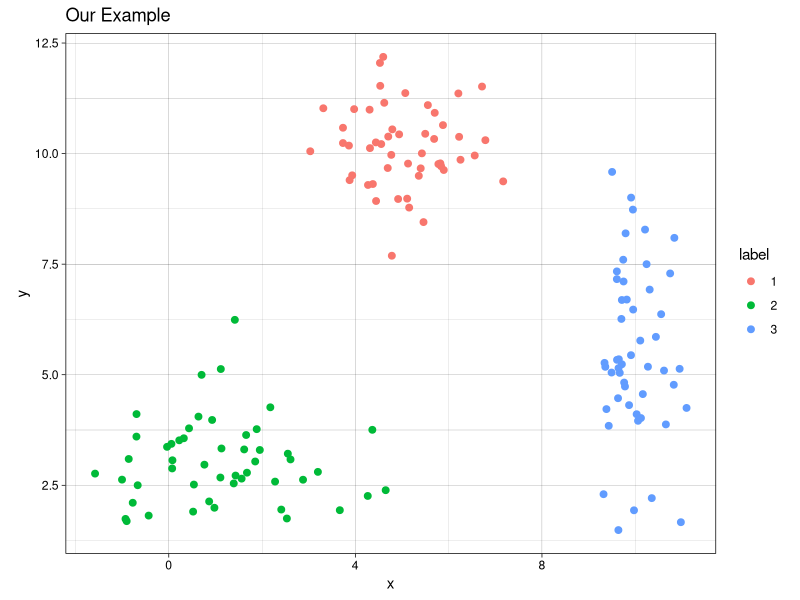
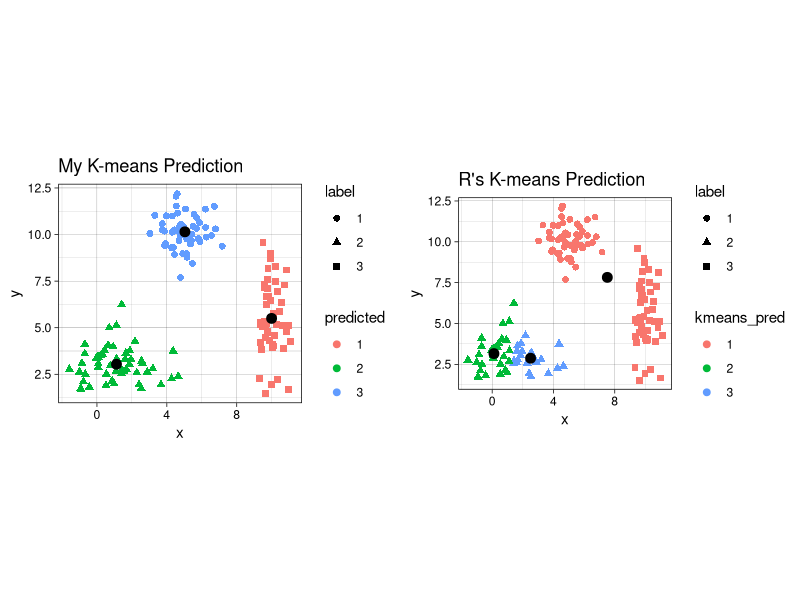
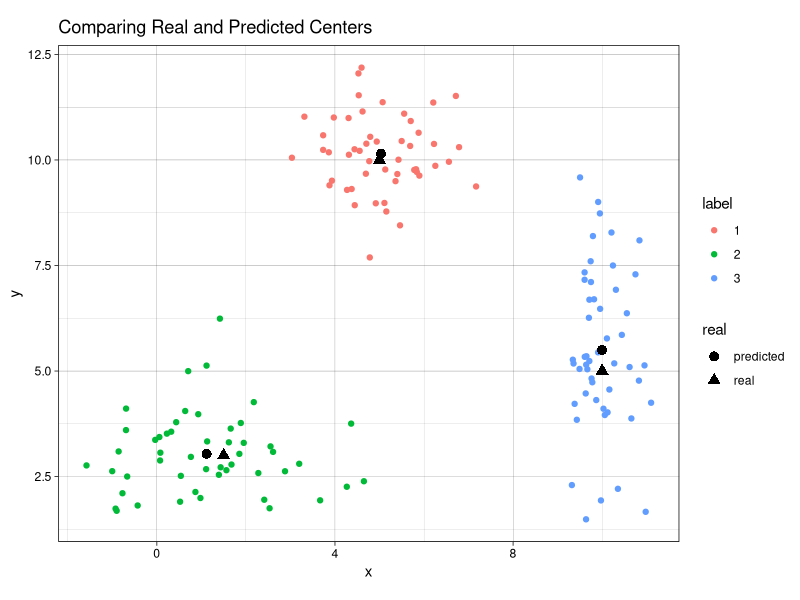
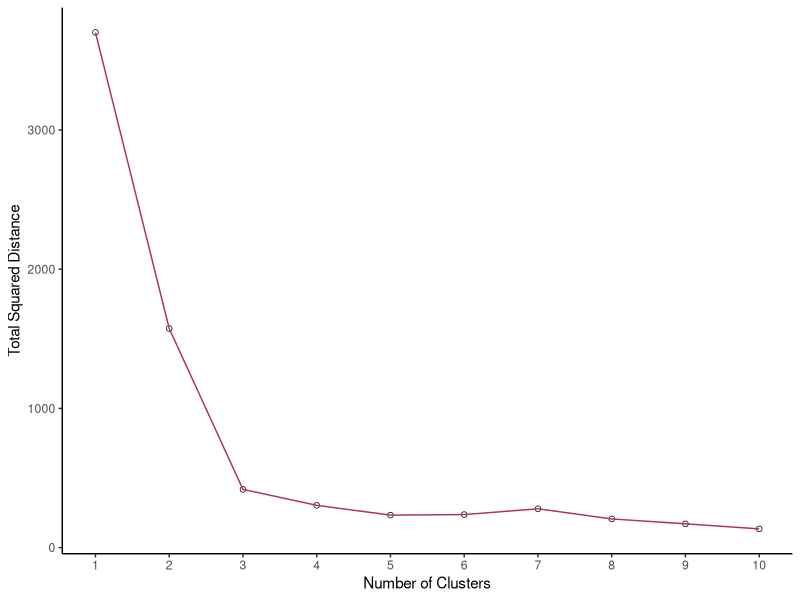

These figures' R source, in order:
## ---- chunk 1
knitr::opts_chunk$set(
  fig.path = "images/"
)
## ---- chunk 2
# first create individual clusters with different distribution parameters
set.seed(123) # setting a seed for reproducibility

x1 <- rnorm(50, mean = 5, sd = 1)
y1 <- rnorm(50, mean = 10, sd = 1)
df1 <- data.frame(x = x1, y = y1, label = 1)

x2 <- rnorm(50, mean = 1.5, sd = 1.5)
y2 <- rnorm(50, mean = 3, sd = 1)
df2 <- data.frame(x = x2, y = y2, label = 2)

x3 <- rnorm(50, mean = 10, sd = 0.5)
y3 <- rnorm(50, mean = 5, sd = 2)
df3 <- data.frame(x = x3, y = y3, label = 3)

combined <- rbind(df1, df2, df3)
combined$label <- as.factor(combined$label) # label must be converted into a factor since it will be interpreted as a continuous variable, which it is not.
## ---- chunk 3
library(ggplot2)
th <- theme_linedraw() # setting the theme for the plots
tiff('./images/plot1.tiff', units="in", width=5, height=3, res=300)

ggplot(combined, aes(x= x, y = y)) +
  geom_point(aes(color=label), size = 2) +
  labs(title = "Our Example") + 
  th + theme(aspect.ratio = 0.8) 

garb <- dev.off()
## ---- chunk 4
my_kmeans <- function(df, n_clusters){ # the function will take a dataframe and num clusters as input
  # first, get the range of possible values to initiate random centers
  
  Z_hist <- data.frame()          # create history of Z and centers to see progress of iterations
  C_hist <- data.frame()
  
  Z <- rep(-1, nrow(df))     # Z are our indicator variable, we need to set placeholders for these variables that are different values. values don't matter as long as they are different from each other
 
   Z_new <- rep(0, nrow(df))  # these variables will tell the algorithm when to stop iterations
  
  centers <- array(0, dim = c(n_clusters, ncol(df)) ) # create a placeholder for centers array
  # now we can initialize random centers

  min <- min(df[,1])
  max <- max(df[,2])  
  for(row in seq(1, n_clusters)){
    for(col in seq(1, dim(centers)[2] ))
      centers[row, col] <- runif(1, min, max)
  }
  
  # now that we have the centers, we need to find differences between each point from each cluster
  # we will create a distance matrix
  
  Dist <- array(0, dim = c(nrow(df), n_clusters ) )
  
  iteration = 0 # keep track of iterations
  while(sum(Z-Z_new) !=0 ){ # keep iterating until Z and Z_new are equal
    
    Z_add <- data.frame(Z = Z_new, iteration = iteration)
    C_add <- data.frame(centers, iteration = iteration)
    
    Z_hist <- rbind(Z_hist, Z_add) # appending new iterations to keep track of the history
    C_hist <- rbind(C_hist, C_add)
    
    Z <- Z_new
    for(center in seq(1, nrow(centers))){
      distance <- apply(df, 1, function(x) sum((x - centers[center, ])^2) ) # compute euclidian distance 
      for(x in seq(1, length(distance))){
        Dist[x, center] <- distance[x] # filling in distance matrix with euclidian distances
      }
    }
    
    Z_new <- max.col(-Dist) # note that max.col function finds the column that has the maximum value.
                            # since we want to find the minimum distance, we invert by distance matrix
                            # by multiplying the whole matrix by -1. 
    
    # next, we need to move the centers since the center values for each cluster has changed
    
    for(center in seq(1, n_clusters)){
      for(var in seq(1, ncol(centers) )){
        if(sum(Z_new==center) ==0 ) centers[center, var] = centers[center, var]
        else centers[center, var] <- mean(df[Z_new == center, var])
      }
    }

    iteration = iteration + 1
  }
  # cat('Took', iteration - 1, 'iterations to converge!')
  Z_hist$prediction <- as.factor(Z_hist$Z)
  Z_new <- as.factor(Z_new)
  output <- list(Z_new, centers, Z_hist, C_hist)
  return(output)
}

## ---- chunk 5
library(gganimate)

no_labs = combined[,1:2]

prediction <- my_kmeans(no_labs, 3)
Z_hist <- cbind(combined, prediction[[3]])
c_hist <- prediction[[4]]

g <- ggplot(Z_hist, aes(x = x, y = y)) +
  geom_point(aes(color = prediction, shape = label), size = 1) +
  geom_point(data = c_hist, aes(x = X1, y = X2), size = 2) +
  labs(title = 'Iteration: {frame_time}') +
  th + theme(text = element_text(size = 5)) +
  transition_time(iteration) 

animate(g, nframes=  length(unique(Z_hist$iteration)), fps = 1,
        width = 1000, height=800, res = 300)
## ---- chunk 6
combined$predicted <- as.factor(prediction[[1]]) # remeber to convert the integer values to  factors
centers <- prediction[[2]]

kmeans <- kmeans(no_labs, 3)

combined$kmeans_pred <- as.factor(kmeans$cluster)

g1 <- ggplot(combined, aes(x = x, y = y)) + 
  geom_point(aes(color = predicted, shape = label), size = 2) +
  geom_point(data = data.frame(centers), aes(X1, X2), size = 3) +
  labs(title = 'My K-means Prediction') +
  th + theme(aspect.ratio = 0.9)

g2 <- ggplot(combined, aes(x=x , y = y)) +
  geom_point(aes(color = kmeans_pred, shape = label), size = 2) +
  geom_point(data = data.frame(data.frame(kmeans$centers)), aes(x, y), size = 3) +
  labs(title = "R's K-means Prediction") +
  th + theme(aspect.ratio = 0.9)

library(gridExtra) # import library to display graphs in a grid

tiff('./images/plot2.tiff', units="in", width=10, height=5, res=600)

grid.arrange(g1, g2, nrow=1, respect=TRUE)

garb <- dev.off()
## ---- chunk 7
predicted_centers <- tail(c_hist, 3)[,-3] # k-means predicted centers
predicted_centers$real <- 'predicted'

real_centers <- matrix(c(5,10,1.5,3,10,5), byrow = TRUE, ncol=2) # generated data from these centers
real_centers <- data.frame(real_centers)
real_centers$real <- 'real'

both_centers <- rbind(predicted_centers, real_centers)

tiff('./images/plot3.tiff', units="in", width=5, height=3, res=300)
 
ggplot(combined, aes(x = x, y = y)) +
  geom_point(aes(color = label)) +
  geom_point(data = both_centers, aes(x= X1,y= X2, shape = real), size = 3) +
  labs(title = 'Comparing Real and Predicted Centers') +
  th + theme(aspect.ratio = 0.8)

garb <- dev.off()
## ---- chunk 8
# first create function to determine total distance from clusters
# pass in the data (raw data), the predicted labels from k means, and the centers
find_distances <- function(data, predicted_labs, centers){
  # first prepare dataframes for computations
  merged <- cbind(data, center = predicted_labs) # combining the raw data with the predicted labs
  # center_lab <- data.frame(centers, center = 1:nrow(centers))
  #merged2 <- merge(merged1, center_lab)
  tot_sq_dist <- 0 # initialize total square distacnce
  
  for(cen in 1:nrow(centers)){
    cluster_points <- merged[merged$center==cen,  colnames(merged) != 'center']
    if(nrow(cluster_points)!=0){
      expand_centers <- matrix(rep(centers[cen,], nrow(cluster_points)), ncol = 2, byrow=TRUE)
      sq_dist <- sum((cluster_points - expand_centers)^2)
      tot_sq_dist <- tot_sq_dist + sq_dist
    }
  }
  return(tot_sq_dist)  
}

km <- my_kmeans(no_labs, 4)
predicted_labs <- km[[1]]
centers <- km[[2]]
find_distances(no_labs, predicted_labs, centers)
## ---- chunk 9
lab_hist <- data.frame() # initialize histories
cen_hist <- data.frame()
dist_hist <- data.frame()

num_clusters <- 10
for(clusters in 1:num_clusters){
  km <- my_kmeans(no_labs, n_clusters = clusters)
  
  new_df <- no_labs
  new_df$pred <- km[[1]]
  new_df$num_clusters <- clusters
  
  centers <- data.frame(km[[2]])
  centers$num_clusters <- clusters
  
  lab_hist <- rbind(lab_hist, new_df)
  cen_hist <- rbind(cen_hist, centers)
  
  sq_dist <- find_distances(no_labs, new_df$pred,
                                    as.matrix(centers[,colnames(centers) != 'num_clusters']))
  sq_dist_df <- data.frame(sq_dist, num_clusters = clusters)
  dist_hist <- rbind(dist_hist, sq_dist_df)
}

tiff('./images/scree.tiff', units="px", width=1000, height=800, res=300)

ggplot(dist_hist, aes(x = num_clusters, y = sq_dist)) +
  geom_point() +
  geom_point(color = 'white', size = 1) +
  geom_line(color = 'maroon') +
  xlab('Number of Clusters') + ylab('Total Squared Distance') +
  scale_x_continuous(breaks = 0:num_clusters+1) + theme_classic()
  
garb <- dev.off()

# create the gif
g <- ggplot(lab_hist, aes(x,y)) +
  geom_point(aes(color = pred)) +
  geom_point(data = cen_hist, aes(X1, X2)) +
  labs(title = 'Number of Clusters: {frame_time}') +
  th + theme(text = element_text(size = 8), legend.position = 'none') +
  transition_time(num_clusters) 
  
animate(g, nframes =  num_clusters, fps = 1,
        width = 1000, height=800, res = 300)
